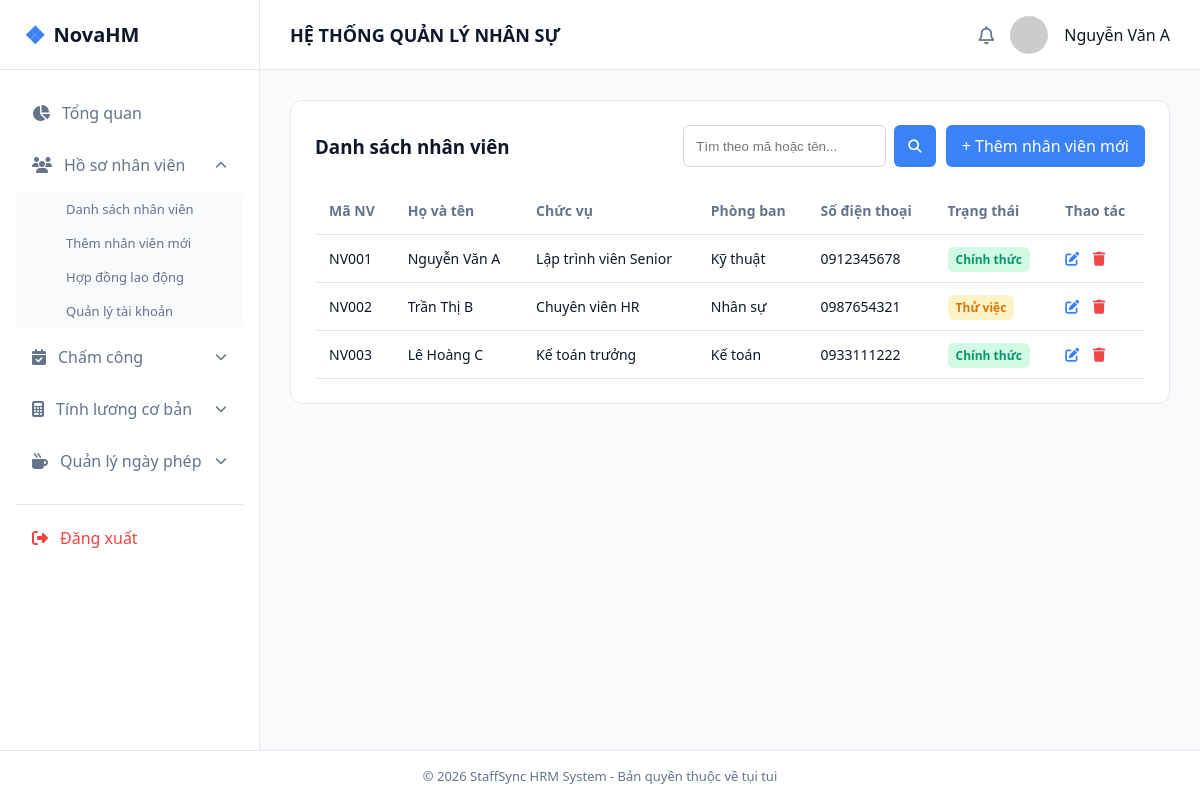
/danhsachnhanvien.php (signed in), run on the app's committed database.
### tables this page shows
CREATE TABLE nhan_vien (
    id               INT AUTO_INCREMENT PRIMARY KEY,
    ma_nv            VARCHAR(20) NOT NULL UNIQUE,       
    ho_ten           VARCHAR(100) NOT NULL,
    ngay_sinh        DATE,
    gioi_tinh        ENUM('Nam','Nữ','Khác') DEFAULT 'Nam',
    cccd             VARCHAR(20),
    dia_chi          VARCHAR(255),
    sdt              VARCHAR(20),
    email            VARCHAR(100) UNIQUE,
    id_phong_ban     INT,
    id_chuc_vu       INT,
    ngay_vao_lam     DATE,
    ngay_nghi_viec   DATE NULL,
    trang_thai_lam_viec ENUM('Thử việc','Chính thức','Nghỉ việc') DEFAULT 'Thử việc',
    anh_dai_dien     VARCHAR(255),
    ngay_tao         DATETIME DEFAULT CURRENT_TIMESTAMP,
    ngay_cap_nhat    DATETIME DEFAULT CURRENT_TIMESTAMP ON UPDATE CURRENT_TIMESTAMP,
    FOREIGN KEY (id_phong_ban) REFERENCES phong_ban(id) ON DELETE SET NULL,
    FOREIGN KEY (id_chuc_vu) REFERENCES chuc_vu(id) ON DELETE SET NULL
);

CREATE TABLE chuc_vu (
    id          INT AUTO_INCREMENT PRIMARY KEY,
    ten_chuc_vu VARCHAR(100) NOT NULL UNIQUE,
    cap_bac     TINYINT DEFAULT 1,            
    mo_ta       VARCHAR(255)
);

CREATE TABLE phong_ban (
    id            INT AUTO_INCREMENT PRIMARY KEY,
    ma_phong_ban  VARCHAR(20)  NOT NULL UNIQUE,
    ten_phong_ban VARCHAR(100) NOT NULL,
    truong_phong_id INT NULL,                
    mo_ta         VARCHAR(255),
    ngay_tao      DATETIME DEFAULT CURRENT_TIMESTAMP
);

### includes/auth.php (called while the page is built, shortened)
<?php
$currentUser = [
    'id'       => $_SESSION['user_id'],
    'ten'      => $_SESSION['user_name']  ?? 'Người dùng',
    'vai_tro'  => $_SESSION['user_role']  ?? 'NHANVIEN',
    'id_nv'    => $_SESSION['id_nv']      ?? null,
];

### danhsachnhanvien.php (the view, shortened to what this page needs)
<?php
require_once __DIR__ . '/includes/auth.php';
$tuKhoa = trim($_GET['q'] ?? '');
$sql = "SELECT nv.id, nv.ma_nv, nv.ho_ten, nv.sdt, nv.trang_thai_lam_viec,
               cv.ten_chuc_vu, pb.ten_phong_ban
        FROM nhan_vien nv
        LEFT JOIN chuc_vu cv ON cv.id = nv.id_chuc_vu
        LEFT JOIN phong_ban pb ON pb.id = nv.id_phong_ban";
$params = [];
$sql .= " ORDER BY nv.id ASC";
$stmt = $pdo->prepare($sql);
$stmt->execute($params);
$dsNhanVien = $stmt->fetchAll();
function badgeTrangThaiNV($tt) {
    if ($tt === 'Chính thức') return '<span class="badge badge-success">Chính thức</span>';
    if ($tt === 'Thử việc')   return '<span class="badge badge-warning">Thử việc</span>';
    return '<span class="badge" style="background-color:#fef2f2;color:#ef4444;">Nghỉ việc</span>';
}
require __DIR__ . '/includes/header.php';
?>
            <section class="data-section">
                <div class="section-header">
                    <h3>Danh sách nhân viên</h3>
                    <div style="display:flex; gap:10px;">
                        <form action="danhsachnhanvien.php" method="GET" style="display:flex; gap:8px;">
                            <input type="text" name="q" placeholder="Tìm theo mã hoặc tên..." value="<?= htmlspecialchars($tuKhoa) ?>"
                                   style="padding:8px 12px; border:1px solid #cbd5e1; border-radius:6px; outline:none;">
                            <button type="submit" class="btn-secondary" style="background:#3b82f6;border-radius:6px;padding:8px 14px;color:#fff;border:none;cursor:pointer;">
                                <i class="fa-solid fa-magnifying-glass"></i>
                            </button>
                        </form>
                        <a href="themnhanvien.php" class="btn-primary" style="text-decoration: none; display: inline-block;">+ Thêm nhân viên mới</a>
                    </div>
                </div>
                <table class="data-table">
                    <thead>
                        <tr>
                            <th>Mã NV</th>
                            <th>Họ và tên</th>
                            <th>Chức vụ</th>
                            <th>Phòng ban</th>
                            <th>Số điện thoại</th>
                            <th>Trạng thái</th>
                            <th>Thao tác</th>
                        </tr>
                    </thead>
                    <tbody>
                        <?php foreach ($dsNhanVien as $nv): ?>
                        <tr>
                            <td><?= htmlspecialchars($nv['ma_nv']) ?></td>
                            <td><?= htmlspecialchars($nv['ho_ten']) ?></td>
                            <td><?= htmlspecialchars($nv['ten_chuc_vu'] ?? '--') ?></td>
                            <td><?= htmlspecialchars($nv['ten_phong_ban'] ?? '--') ?></td>
                            <td><?= htmlspecialchars($nv['sdt'] ?? '--') ?></td>
                            <td><?= badgeTrangThaiNV($nv['trang_thai_lam_viec']) ?></td>
                            <td>
                                <a href="themnhanvien.php?id=<?= $nv['id'] ?>" style="color: #3b82f6; margin-right: 10px;" title="Sửa"><i class="fa-solid fa-pen-to-square"></i></a>
                                <a href="danhsachnhanvien.php?xoa=<?= $nv['id'] ?>" style="color: #ef4444;" title="Xoá"
                                   onclick="return confirm('Bạn có chắc muốn xoá nhân viên <?= htmlspecialchars(addslashes($nv['ho_ten'])) ?>?');">
                                   <i class="fa-solid fa-trash"></i>
                                </a>
                            </td>
                        </tr>
                        <?php endforeach; ?>
                    </tbody>
                </table>
            </section>
<?php require __DIR__ . '/includes/footer.php'; ?>

### includes/header.php (shortened to what this page needs)
<?php
$currentFile = basename($_SERVER['PHP_SELF']);
$menuGroups = [
    'nhanvien' => ['danhsachnhanvien.php', 'themnhanvien.php', 'hopdong.php', 'taikhoan.php'],
    'chamcong' => ['bangchamcong.php', 'lichsuravao.php'],
    'luong'    => ['bangtinhluongthang.php', 'cauhinhluong.php'],
    'phep'     => ['duyetdonphep.php', 'quyphepnam.php'],
];
function isOpen($group, $file, $groups) {
    return in_array($file, $groups[$group]) ? ' open' : '';
}
function isActive($file, $current) {
    return $file === $current ? ' active' : '';
}
$soDonChoDuyet = 0;
try {
    $soDonChoDuyet = (int)$pdo->query("SELECT COUNT(*) FROM don_nghi_phep WHERE trang_thai='Chờ duyệt'")->fetchColumn();
} catch (Exception $e) {  }
?>
<!DOCTYPE html>
<html lang="vi">
<head>
    <link rel="stylesheet" href="asset/style.css">
    <link rel="stylesheet" href="https://cdnjs.cloudflare.com/ajax/libs/font-awesome/6.4.0/css/all.min.css">
</head>
<body>
    <div class="layout-container">
        <a href="index.php" class="area-logo">
            <span class="logo-icon">❖</span> NovaHM
        </a>
        <header class="area-header">
            <div class="header-title">
                <h2>HỆ THỐNG QUẢN LÝ NHÂN SỰ</h2>
            </div>
            <div class="user-profile">
                <i class="fa-regular fa-bell icon-btn" title="<?= $soDonChoDuyet ?> đơn phép chờ duyệt"></i>
                <img src="https://ui-avatars.com/api/?name=<?= urlencode($currentUser['ten']) ?>&background=3b82f6&color=fff" alt="Avatar" class="avatar">
                <span class="user-name"><?= htmlspecialchars($currentUser['ten']) ?></span>
            </div>
        </header>
        <aside class="area-left">
            <ul class="menu-list">
                <li class="menu-item<?= isActive('index.php', $currentFile) ?>">
                    <a href="index.php"><i class="fa-solid fa-chart-pie"></i> <span>Tổng quan</span></a>
                </li>
                <li class="menu-item has-submenu<?= isOpen('nhanvien', $currentFile, $menuGroups) ?>">
                    <a href="javascript:void(0)" class="menu-toggle">
                        <i class="fa-solid fa-users"></i><span>Hồ sơ nhân viên</span>
                        <i class="fa-solid fa-chevron-down arrow"></i>
                    </a>
                    <ul class="submenu">
                        <li class="<?= trim(isActive('danhsachnhanvien.php', $currentFile)) ?>"><a href="danhsachnhanvien.php">Danh sách nhân viên</a></li>
                        <li class="<?= trim(isActive('themnhanvien.php', $currentFile)) ?>"><a href="themnhanvien.php">Thêm nhân viên mới</a></li>
                        <li class="<?= trim(isActive('hopdong.php', $currentFile)) ?>"><a href="hopdong.php">Hợp đồng lao động</a></li>
                        <li class="<?= trim(isActive('taikhoan.php', $currentFile)) ?>"><a href="taikhoan.php">Quản lý tài khoản</a></li>
                    </ul>
                </li>
                <li class="menu-item has-submenu<?= isOpen('chamcong', $currentFile, $menuGroups) ?>">
                    <a href="javascript:void(0)" class="menu-toggle">
                        <i class="fa-solid fa-calendar-check"></i><span>Chấm công</span>
                        <i class="fa-solid fa-chevron-down arrow"></i>
                    </a>
                </li>
                <li class="menu-item has-submenu<?= isOpen('luong', $currentFile, $menuGroups) ?>">
                    <a href="javascript:void(0)" class="menu-toggle">
                        <i class="fa-solid fa-calculator"></i><span>Tính lương cơ bản</span>
                        <i class="fa-solid fa-chevron-down arrow"></i>
                    </a>
                </li>
                <li class="menu-item has-submenu<?= isOpen('phep', $currentFile, $menuGroups) ?>">
                    <a href="javascript:void(0)" class="menu-toggle">
                        <i class="fa-solid fa-mug-hot"></i><span>Quản lý ngày phép</span>
                        <i class="fa-solid fa-chevron-down arrow"></i>
                    </a>
                </li>
                <li class="menu-item border-top">
                    <a href="logout.php" class="text-danger"><i class="fa-solid fa-right-from-bracket"></i> <span>Đăng xuất</span></a>
                </li>
            </ul>
        </aside>
        <main class="area-main">

### asset/style.css (style rules this page uses)
:root { --primary: #3b82f6; --primary-hover: #2563eb; --bg-main: #f8fafc; --bg-white: #ffffff; --text-dark: #0f172a; --text-muted: #64748b; --border: #e2e8f0; }
* { box-sizing: border-box; margin: 0; padding: 0; }
body { font-family: 'Segoe UI', system-ui, sans-serif; background-color: var(--bg-main); color: var(--text-dark); }
.layout-container { display: grid; grid-template-columns: 260px 1fr; grid-template-rows: 70px 1fr 50px; grid-template-areas: "logo header" "left main" "footer footer"; min-height: 100vh; }
.area-logo { grid-area: logo; background-color: var(--bg-white); border-right: 1px solid var(--border); border-bottom: 1px solid var(--border); display: flex; align-items: center; padding: 0 24px; font-size: 20px; font-weight: 700; color: var(--text-dark); gap: 10px; }
.logo-icon { color: var(--primary); font-size: 24px; }
.area-header { grid-area: header; background-color: var(--bg-white); border-bottom: 1px solid var(--border); display: flex; justify-content: space-between; align-items: center; padding: 0 30px; }
.header-title h2 { font-size: 18px; color: var(--text-dark); font-weight: 600; }
.user-profile { display: flex; align-items: center; gap: 16px; }
.avatar { width: 38px; height: 38px; border-radius: 50%; }
.icon-btn { font-size: 18px; color: var(--text-muted); cursor: pointer; }
.area-left { grid-area: left; background-color: var(--bg-white); border-right: 1px solid var(--border); padding: 20px 16px; }
.menu-list { list-style: none; }
.menu-item { margin-bottom: 6px; }
.menu-item a { display: flex; align-items: center; gap: 12px; padding: 12px 16px; color: var(--text-muted); text-decoration: none; font-weight: 500; border-radius: 8px; transition: all 0.2s; }
.menu-item .arrow { margin-left: auto; font-size: 12px; transition: transform 0.3s ease; }
.submenu { display: none; list-style: none; padding-left: 38px; background-color: #f8fafc; border-radius: 6px; margin-top: 4px; }
.submenu li a { padding: 8px 12px; font-size: 13px; color: var(--text-muted); }
.menu-item.open .submenu { display: block; }
.menu-item.open .arrow { transform: rotate(180deg); }
.border-top { border-top: 1px solid var(--border); margin-top: 20px; padding-top: 10px; }
.text-danger { color: #ef4444 !important; }
.area-main { grid-area: main; padding: 30px; overflow-y: auto; }
.data-section { background-color: #fff; border-radius: 12px; border: 1px solid var(--border); padding: 24px; }
.section-header { display: flex; justify-content: space-between; align-items: center; margin-bottom: 20px; }
.btn-primary { background-color: var(--primary); color: #fff; border: none; padding: 10px 16px; border-radius: 6px; cursor: pointer; font-weight: 500; }
.data-table { width: 100%; border-collapse: collapse; text-align: left; }
.data-table th, .data-table td { padding: 14px; border-bottom: 1px solid var(--border); font-size: 14px; }
.data-table th { color: var(--text-muted); font-weight: 600; }
.badge { padding: 4px 8px; border-radius: 6px; font-size: 12px; font-weight: 600; }
.badge-warning { background-color: #fef3c7; color: #d97706; }
.badge-success { background-color: #d1fae5; color: #059669; }
a.area-logo { text-decoration: none; color: inherit; display: flex; align-items: center; gap: 8px; }

### data on the page
nhan_vien: ho_ten "Nguyễn Văn A", ma_nv "NV001", id_chuc_vu.ten_chuc_vu "Lập trình viên Senior", id_phong_ban.ten_phong_ban "Kỹ thuật", sdt "0912345678", trang_thai_lam_viec "Chính thức"
nhan_vien: ma_nv "NV002", ho_ten "Trần Thị B", id_chuc_vu.ten_chuc_vu "Chuyên viên HR", id_phong_ban.ten_phong_ban "Nhân sự", sdt "0987654321", trang_thai_lam_viec "Thử việc"
nhan_vien: ma_nv "NV003", ho_ten "Lê Hoàng C", id_chuc_vu.ten_chuc_vu "Kế toán trưởng", id_phong_ban.ten_phong_ban "Kế toán", sdt "0933111222", trang_thai_lam_viec "Chính thức"
